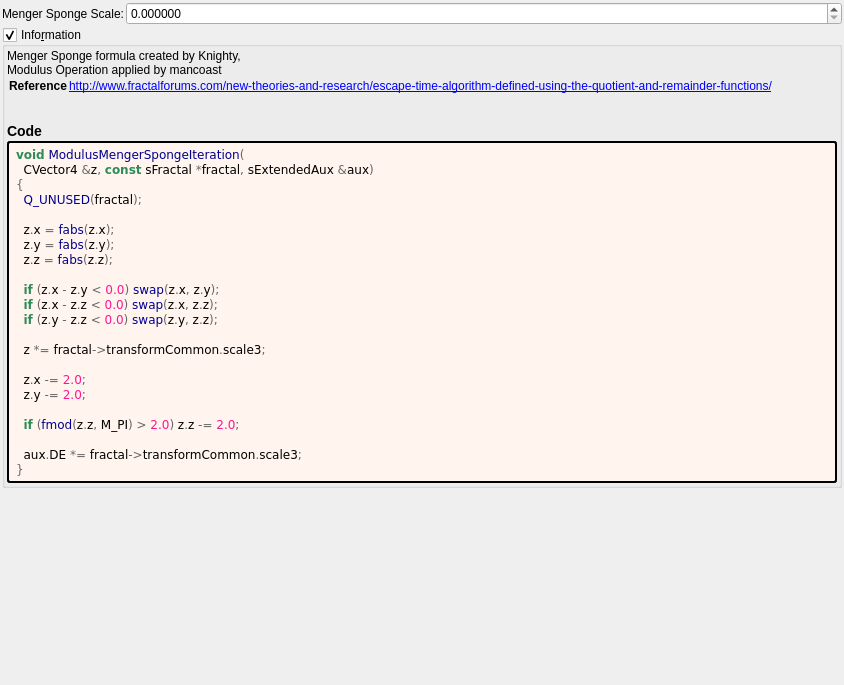
<?xml version="1.0" encoding="UTF-8"?>
<ui version="4.0">
 <class>modulus_menger_sponge</class>
 <widget class="QWidget" name="Form">
  <property name="geometry">
   <rect>
    <x>0</x>
    <y>0</y>
    <width>844</width>
    <height>685</height>
   </rect>
  </property>
  <property name="windowTitle">
   <string notr="true">modulus_menger_sponge</string>
  </property>
  <layout class="QVBoxLayout" name="verticalLayout">
   <property name="spacing">
    <number>2</number>
   </property>
   <property name="leftMargin">
    <number>2</number>
   </property>
   <property name="topMargin">
    <number>2</number>
   </property>
   <property name="rightMargin">
    <number>2</number>
   </property>
   <property name="bottomMargin">
    <number>2</number>
   </property>
   <item>
    <layout class="QGridLayout" name="gridLayout_63" columnstretch="0,0,1">
     <property name="spacing">
      <number>2</number>
     </property>
     <item row="2" column="2">
      <widget class="MyDoubleSpinBox" name="spinbox_transf_scale_3">
       <property name="sizePolicy">
        <sizepolicy hsizetype="Minimum" vsizetype="Maximum">
         <horstretch>0</horstretch>
         <verstretch>0</verstretch>
        </sizepolicy>
       </property>
       <property name="prefix">
        <string/>
       </property>
       <property name="suffix">
        <string/>
       </property>
       <property name="decimals">
        <number>6</number>
       </property>
       <property name="minimum">
        <double>0.000000000000000</double>
       </property>
       <property name="maximum">
        <double>99.989999999999995</double>
       </property>
       <property name="singleStep">
        <double>0.100000000000000</double>
       </property>
      </widget>
     </item>
     <item row="2" column="1">
      <widget class="QLabel" name="label_64">
       <property name="text">
        <string>Menger Sponge Scale:</string>
       </property>
      </widget>
     </item>
    </layout>
   </item>
   <item>
    <widget class="MyGroupBox" name="groupCheck_info">
     <property name="title">
      <string>Info&amp;rmation</string>
     </property>
     <property name="flat">
      <bool>false</bool>
     </property>
     <property name="checkable">
      <bool>true</bool>
     </property>
     <layout class="QVBoxLayout" name="verticalLayout_2">
      <property name="spacing">
       <number>2</number>
      </property>
      <property name="leftMargin">
       <number>2</number>
      </property>
      <property name="topMargin">
       <number>2</number>
      </property>
      <property name="rightMargin">
       <number>2</number>
      </property>
      <property name="bottomMargin">
       <number>2</number>
      </property>
      <item>
       <widget class="QLabel" name="label_information_general">
        <property name="text">
         <string notr="true">&lt;p&gt;Menger Sponge formula created by Knighty,&lt;br&gt;Modulus Operation applied by mancoast&lt;/p&gt;&lt;table&gt;
&lt;tr&gt;&lt;th&gt;Reference&lt;/th&gt;&lt;td&gt;&lt;a href=&quot;http://www.fractalforums.com/new-theories-and-research/escape-time-algorithm-defined-using-the-quotient-and-remainder-functions/&quot;&gt;http://www.fractalforums.com/new-theories-and-research/escape-time-algorithm-defined-using-the-quotient-and-remainder-functions/&lt;br&gt;
&lt;/td&gt;&lt;/tr&gt;
&lt;/table&gt;
&lt;h3&gt;Code&lt;/h3&gt;</string>
        </property>
        <property name="wordWrap">
         <bool>true</bool>
        </property>
        <property name="openExternalLinks">
         <bool>true</bool>
        </property>
        <property name="textInteractionFlags">
         <set>Qt::LinksAccessibleByMouse|Qt::TextSelectableByMouse</set>
        </property>
       </widget>
      </item>
      <item>
       <widget class="QLabel" name="label_code_content">
        <property name="styleSheet">
         <string notr="true">border-style: outset; border-width: 2px; border-radius: 3px; border-color: black; background-color: #fff5ee; padding: 4px;</string>
        </property>
        <property name="text">
         <string notr="true">&lt;body style=&quot;background-color:#fff5ee&quot;&gt;
&lt;pre style=&quot;color:#000000; background-color:#fff5ee;  font-family:&#039;Courier New&#039;,monospace;white-space: pre-wrap;&quot;&gt;&lt;span style=&quot;color:#2e8b57; font-weight:bold&quot;&gt;void&lt;/span&gt; &lt;span style=&quot;color:#00008f&quot;&gt;ModulusMengerSpongeIteration&lt;/span&gt;&lt;span style=&quot;color:#676767&quot;&gt;(&lt;/span&gt;
  CVector4 &lt;span style=&quot;color:#676767&quot;&gt;&amp;amp;&lt;/span&gt;z&lt;span style=&quot;color:#676767&quot;&gt;,&lt;/span&gt; &lt;span style=&quot;color:#2e8b57; font-weight:bold&quot;&gt;const&lt;/span&gt; sFractal &lt;span style=&quot;color:#676767&quot;&gt;*&lt;/span&gt;fractal&lt;span style=&quot;color:#676767&quot;&gt;,&lt;/span&gt; sExtendedAux &lt;span style=&quot;color:#676767&quot;&gt;&amp;amp;&lt;/span&gt;aux&lt;span style=&quot;color:#676767&quot;&gt;)&lt;/span&gt;
&lt;span style=&quot;color:#676767&quot;&gt;{&lt;/span&gt;
  &lt;span style=&quot;color:#00008f&quot;&gt;Q_UNUSED&lt;/span&gt;&lt;span style=&quot;color:#676767&quot;&gt;(&lt;/span&gt;fractal&lt;span style=&quot;color:#676767&quot;&gt;);&lt;/span&gt;

  z&lt;span style=&quot;color:#676767&quot;&gt;.&lt;/span&gt;x &lt;span style=&quot;color:#676767&quot;&gt;=&lt;/span&gt; &lt;span style=&quot;color:#00008f&quot;&gt;fabs&lt;/span&gt;&lt;span style=&quot;color:#676767&quot;&gt;(&lt;/span&gt;z&lt;span style=&quot;color:#676767&quot;&gt;.&lt;/span&gt;x&lt;span style=&quot;color:#676767&quot;&gt;);&lt;/span&gt;
  z&lt;span style=&quot;color:#676767&quot;&gt;.&lt;/span&gt;y &lt;span style=&quot;color:#676767&quot;&gt;=&lt;/span&gt; &lt;span style=&quot;color:#00008f&quot;&gt;fabs&lt;/span&gt;&lt;span style=&quot;color:#676767&quot;&gt;(&lt;/span&gt;z&lt;span style=&quot;color:#676767&quot;&gt;.&lt;/span&gt;y&lt;span style=&quot;color:#676767&quot;&gt;);&lt;/span&gt;
  z&lt;span style=&quot;color:#676767&quot;&gt;.&lt;/span&gt;z &lt;span style=&quot;color:#676767&quot;&gt;=&lt;/span&gt; &lt;span style=&quot;color:#00008f&quot;&gt;fabs&lt;/span&gt;&lt;span style=&quot;color:#676767&quot;&gt;(&lt;/span&gt;z&lt;span style=&quot;color:#676767&quot;&gt;.&lt;/span&gt;z&lt;span style=&quot;color:#676767&quot;&gt;);&lt;/span&gt;

  &lt;span style=&quot;color:#2e8b57; font-weight:bold&quot;&gt;if&lt;/span&gt; &lt;span style=&quot;color:#676767&quot;&gt;(&lt;/span&gt;z&lt;span style=&quot;color:#676767&quot;&gt;.&lt;/span&gt;x &lt;span style=&quot;color:#676767&quot;&gt;-&lt;/span&gt; z&lt;span style=&quot;color:#676767&quot;&gt;.&lt;/span&gt;y &lt;span style=&quot;color:#676767&quot;&gt;&amp;lt;&lt;/span&gt; &lt;span style=&quot;color:#ff1493&quot;&gt;0.0&lt;/span&gt;&lt;span style=&quot;color:#676767&quot;&gt;)&lt;/span&gt; &lt;span style=&quot;color:#00008f&quot;&gt;swap&lt;/span&gt;&lt;span style=&quot;color:#676767&quot;&gt;(&lt;/span&gt;z&lt;span style=&quot;color:#676767&quot;&gt;.&lt;/span&gt;x&lt;span style=&quot;color:#676767&quot;&gt;,&lt;/span&gt; z&lt;span style=&quot;color:#676767&quot;&gt;.&lt;/span&gt;y&lt;span style=&quot;color:#676767&quot;&gt;);&lt;/span&gt;
  &lt;span style=&quot;color:#2e8b57; font-weight:bold&quot;&gt;if&lt;/span&gt; &lt;span style=&quot;color:#676767&quot;&gt;(&lt;/span&gt;z&lt;span style=&quot;color:#676767&quot;&gt;.&lt;/span&gt;x &lt;span style=&quot;color:#676767&quot;&gt;-&lt;/span&gt; z&lt;span style=&quot;color:#676767&quot;&gt;.&lt;/span&gt;z &lt;span style=&quot;color:#676767&quot;&gt;&amp;lt;&lt;/span&gt; &lt;span style=&quot;color:#ff1493&quot;&gt;0.0&lt;/span&gt;&lt;span style=&quot;color:#676767&quot;&gt;)&lt;/span&gt; &lt;span style=&quot;color:#00008f&quot;&gt;swap&lt;/span&gt;&lt;span style=&quot;color:#676767&quot;&gt;(&lt;/span&gt;z&lt;span style=&quot;color:#676767&quot;&gt;.&lt;/span&gt;x&lt;span style=&quot;color:#676767&quot;&gt;,&lt;/span&gt; z&lt;span style=&quot;color:#676767&quot;&gt;.&lt;/span&gt;z&lt;span style=&quot;color:#676767&quot;&gt;);&lt;/span&gt;
  &lt;span style=&quot;color:#2e8b57; font-weight:bold&quot;&gt;if&lt;/span&gt; &lt;span style=&quot;color:#676767&quot;&gt;(&lt;/span&gt;z&lt;span style=&quot;color:#676767&quot;&gt;.&lt;/span&gt;y &lt;span style=&quot;color:#676767&quot;&gt;-&lt;/span&gt; z&lt;span style=&quot;color:#676767&quot;&gt;.&lt;/span&gt;z &lt;span style=&quot;color:#676767&quot;&gt;&amp;lt;&lt;/span&gt; &lt;span style=&quot;color:#ff1493&quot;&gt;0.0&lt;/span&gt;&lt;span style=&quot;color:#676767&quot;&gt;)&lt;/span&gt; &lt;span style=&quot;color:#00008f&quot;&gt;swap&lt;/span&gt;&lt;span style=&quot;color:#676767&quot;&gt;(&lt;/span&gt;z&lt;span style=&quot;color:#676767&quot;&gt;.&lt;/span&gt;y&lt;span style=&quot;color:#676767&quot;&gt;,&lt;/span&gt; z&lt;span style=&quot;color:#676767&quot;&gt;.&lt;/span&gt;z&lt;span style=&quot;color:#676767&quot;&gt;);&lt;/span&gt;

  z &lt;span style=&quot;color:#676767&quot;&gt;*=&lt;/span&gt; fractal&lt;span style=&quot;color:#676767&quot;&gt;-&amp;gt;&lt;/span&gt;transformCommon&lt;span style=&quot;color:#676767&quot;&gt;.&lt;/span&gt;scale3&lt;span style=&quot;color:#676767&quot;&gt;;&lt;/span&gt;

  z&lt;span style=&quot;color:#676767&quot;&gt;.&lt;/span&gt;x &lt;span style=&quot;color:#676767&quot;&gt;-=&lt;/span&gt; &lt;span style=&quot;color:#ff1493&quot;&gt;2.0&lt;/span&gt;&lt;span style=&quot;color:#676767&quot;&gt;;&lt;/span&gt;
  z&lt;span style=&quot;color:#676767&quot;&gt;.&lt;/span&gt;y &lt;span style=&quot;color:#676767&quot;&gt;-=&lt;/span&gt; &lt;span style=&quot;color:#ff1493&quot;&gt;2.0&lt;/span&gt;&lt;span style=&quot;color:#676767&quot;&gt;;&lt;/span&gt;

  &lt;span style=&quot;color:#2e8b57; font-weight:bold&quot;&gt;if&lt;/span&gt; &lt;span style=&quot;color:#676767&quot;&gt;(&lt;/span&gt;&lt;span style=&quot;color:#00008f&quot;&gt;fmod&lt;/span&gt;&lt;span style=&quot;color:#676767&quot;&gt;(&lt;/span&gt;z&lt;span style=&quot;color:#676767&quot;&gt;.&lt;/span&gt;z&lt;span style=&quot;color:#676767&quot;&gt;,&lt;/span&gt; M_PI&lt;span style=&quot;color:#676767&quot;&gt;) &amp;gt;&lt;/span&gt; &lt;span style=&quot;color:#ff1493&quot;&gt;2.0&lt;/span&gt;&lt;span style=&quot;color:#676767&quot;&gt;)&lt;/span&gt; z&lt;span style=&quot;color:#676767&quot;&gt;.&lt;/span&gt;z &lt;span style=&quot;color:#676767&quot;&gt;-=&lt;/span&gt; &lt;span style=&quot;color:#ff1493&quot;&gt;2.0&lt;/span&gt;&lt;span style=&quot;color:#676767&quot;&gt;;&lt;/span&gt;

  aux&lt;span style=&quot;color:#676767&quot;&gt;.&lt;/span&gt;DE &lt;span style=&quot;color:#676767&quot;&gt;*=&lt;/span&gt; fractal&lt;span style=&quot;color:#676767&quot;&gt;-&amp;gt;&lt;/span&gt;transformCommon&lt;span style=&quot;color:#676767&quot;&gt;.&lt;/span&gt;scale3&lt;span style=&quot;color:#676767&quot;&gt;;&lt;/span&gt;
&lt;span style=&quot;color:#676767&quot;&gt;}&lt;/span&gt;
&lt;/pre&gt;
&lt;/body&gt;</string>
        </property>
        <property name="wordWrap">
         <bool>true</bool>
        </property>
        <property name="openExternalLinks">
         <bool>true</bool>
        </property>
        <property name="textInteractionFlags">
         <set>Qt::LinksAccessibleByMouse|Qt::TextSelectableByMouse</set>
        </property>
       </widget>
      </item>
     </layout>
    </widget>
   </item>
   <item>
    <spacer name="verticalSpacer">
     <property name="orientation">
      <enum>Qt::Vertical</enum>
     </property>
     <property name="sizeHint" stdset="0">
      <size>
       <width>20</width>
       <height>40</height>
      </size>
     </property>
    </spacer>
   </item>
  </layout>
 </widget>
 <customwidgets>
  <customwidget>
   <class>MyGroupBox</class>
   <extends>QGroupBox</extends>
   <header>my_group_box.h</header>
   <container>1</container>
  </customwidget>
  <customwidget>
   <class>MyDoubleSpinBox</class>
   <extends>QDoubleSpinBox</extends>
   <header>my_double_spin_box.h</header>
  </customwidget>
 </customwidgets>
 <tabstops>
  <tabstop>groupCheck_info</tabstop>
 </tabstops>
 <resources/>
 <connections/>
</ui>
